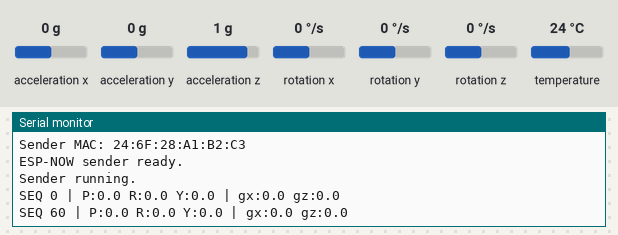
A sketch run on a simulated ESP32. Parts: the last lines printed to the serial monitor. The test bench sets the inputs (shaded band); at power-on: acceleration x 0 g, acceleration y 0 g, acceleration z 1 g, rotation x 0 °/s, rotation y 0 °/s, rotation z 0 °/s, temperature 24 °C.

Above: at 4.5 s.
4.6 s: acceleration x set to -1.4 g
At 5.9 s:
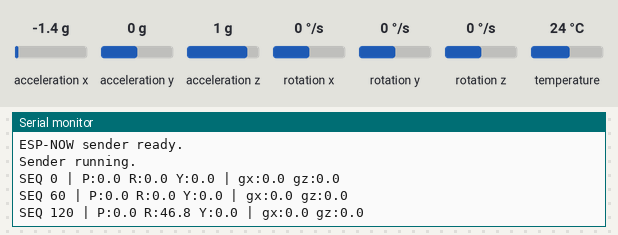
6.1 s: acceleration y set to -1.4 g
At 7.3 s:
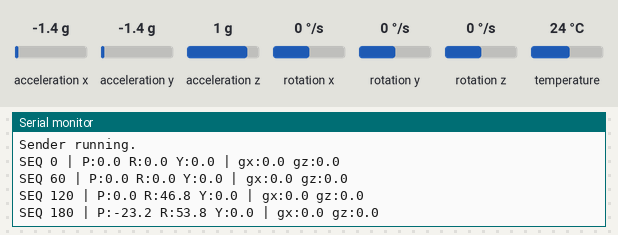
7.6 s: acceleration z set to -1.4 g
At 7.6 s:
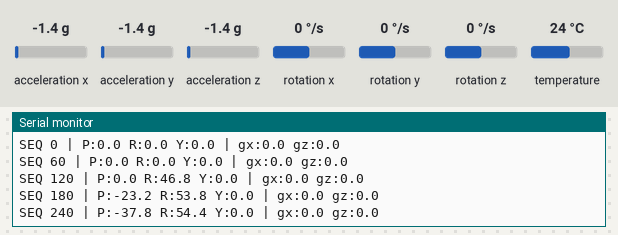
9.1 s: rotation x set to -192 °/s
At 10.4 s:
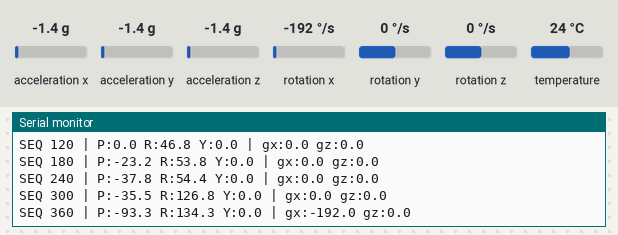
10.6 s: rotation y set to -192 °/s
At 11.5 s:
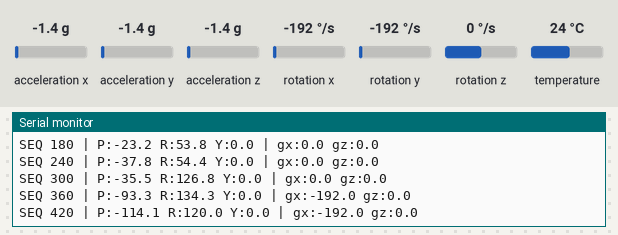
Timing chart, 0 to 13.1 s (numbered marks = the images above; inputs shaded):
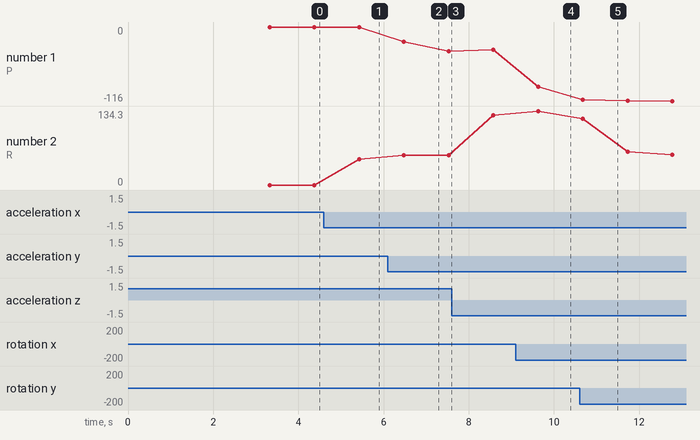

Measured:
- after the input at 4.6 s, the serial monitor: prints a new line after 0.82 s (image 1)
- after the input at 6.1 s, the serial monitor: prints a new line after 0.38 s (image 2)
- after the input at 9.1 s, the serial monitor: prints a new line after 0.53 s (image 4)
- after the input at 10.6 s, the serial monitor: prints a new line after 0.08 s (image 5)
- plotted number 1: 0 → -37.8 after the input at 6.1 s, -37.8 → -35.5 after the input at 7.6 s, -35.5 → -93.3 after the input at 9.1 s
- plotted number 2: 0 → 46.8 after the input at 4.6 s, 54.4 → 126.8 after the input at 7.6 s, 134.3 → 54.7 after the input at 10.6 s

The sketch:

sender_esp.ino
```cpp
/*
  AR_Glove_Zeno - Sender ESP32

  Hardware:
  - ESP32
  - MPU6050 on the glove/index finger

  Function:
  - Reads MPU6050 motion data
  - Estimates pitch / roll / yaw-ish orientation
  - Sends MotionPacket over ESP-NOW at ~60 Hz

  Target:
  - ESP32 Arduino Core 3.3.8
*/

#include <WiFi.h>
#include <esp_wifi.h>
#include <esp_now.h>
#include <Wire.h>
#include <Adafruit_MPU6050.h>
#include <Adafruit_Sensor.h>
#include <math.h>

// =============================
// I2C pins for MPU6050
// =============================
#define I2C_SDA 21
#define I2C_SCL 22

// =============================
// ESP-NOW settings
// =============================
#define ESPNOW_CHANNEL 1

// Broadcast address: receiver does not need to be hardcoded.
uint8_t broadcastAddress[] = {0xFF, 0xFF, 0xFF, 0xFF, 0xFF, 0xFF};

// =============================
// Send rate
// =============================
const unsigned long SEND_INTERVAL_US = 1000000UL / 60; // ~60 Hz

// =============================
// MPU6050
// =============================
Adafruit_MPU6050 mpu;

// =============================
// Packet format
// Must match receiver exactly
// =============================
typedef struct MotionPacket {
  uint32_t seq;
  uint32_t timestamp_ms;

  float ax;
  float ay;
  float az;

  float gx;
  float gy;
  float gz;

  float pitch;
  float roll;
  float yaw;
} MotionPacket;

MotionPacket packet;

// =============================
// State
// =============================
uint32_t seqCounter = 0;

unsigned long lastSendUs = 0;
unsigned long lastFilterUs = 0;

float pitch = 0.0f;
float roll  = 0.0f;
float yaw   = 0.0f;

// Gyro bias in deg/s
float gyroBiasX = 0.0f;
float gyroBiasY = 0.0f;
float gyroBiasZ = 0.0f;

// =============================
// ESP-NOW send callback
// ESP32 Arduino Core 3.3.x style
// =============================
void onDataSent(const wifi_tx_info_t *tx_info, esp_now_send_status_t status) {
  // Keep this empty. It runs from the Wi-Fi task.
}

// =============================
// Helpers
// =============================
float radToDeg(float rad) {
  return rad * 57.2957795f;
}

void calibrateGyro() {
  Serial.println("Calibrating gyro. Hold glove still...");

  const int samples = 250;
  float sumX = 0.0f;
  float sumY = 0.0f;
  float sumZ = 0.0f;

  for (int i = 0; i < samples; i++) {
    sensors_event_t a, g, temp;
    mpu.getEvent(&a, &g, &temp);

    sumX += radToDeg(g.gyro.x);
    sumY += radToDeg(g.gyro.y);
    sumZ += radToDeg(g.gyro.z);

    delay(5);
  }

  gyroBiasX = sumX / samples;
  gyroBiasY = sumY / samples;
  gyroBiasZ = sumZ / samples;

  Serial.print("Gyro bias X: ");
  Serial.print(gyroBiasX, 3);
  Serial.print(" Y: ");
  Serial.print(gyroBiasY, 3);
  Serial.print(" Z: ");
  Serial.println(gyroBiasZ, 3);

  // Initialize pitch/roll from accelerometer.
  sensors_event_t a, g, temp;
  mpu.getEvent(&a, &g, &temp);

  pitch = atan2(a.acceleration.y, sqrt(
                  a.acceleration.x * a.acceleration.x +
                  a.acceleration.z * a.acceleration.z
                )) * 57.2958f;

  roll = atan2(-a.acceleration.x, a.acceleration.z) * 57.2958f;

  yaw = 0.0f;
}

void updateOrientation(float ax, float ay, float az, float gxDeg, float gyDeg, float gzDeg, float dt) {
  // Accelerometer tilt estimate
  float accelPitch = atan2(ay, sqrt(ax * ax + az * az)) * 57.2958f;
  float accelRoll  = atan2(-ax, az) * 57.2958f;

  // Gyro integration
  pitch += gxDeg * dt;
  roll  += gyDeg * dt;
  yaw   += gzDeg * dt; // MPU6050 yaw drifts. This is only yaw-ish.

  // Complementary filter for pitch/roll
  const float alpha = 0.96f;
  pitch = alpha * pitch + (1.0f - alpha) * accelPitch;
  roll  = alpha * roll  + (1.0f - alpha) * accelRoll;
}

// =============================
// Setup MPU
// =============================
bool setupMPU() {
  Wire.begin(I2C_SDA, I2C_SCL);
  Wire.setClock(400000);

  if (!mpu.begin(0x68, &Wire)) {
    Serial.println("MPU6050 not found at 0x68.");
    return false;
  }

  Serial.println("MPU6050 found.");

  mpu.setAccelerometerRange(MPU6050_RANGE_8_G);
  mpu.setGyroRange(MPU6050_RANGE_500_DEG);
  mpu.setFilterBandwidth(MPU6050_BAND_21_HZ);

  delay(500);
  calibrateGyro();

  return true;
}

// =============================
// Setup ESP-NOW
// =============================
bool setupEspNow() {
  WiFi.mode(WIFI_STA);
  WiFi.disconnect(false, false);
  WiFi.setSleep(false);

  esp_wifi_set_ps(WIFI_PS_NONE);
  esp_wifi_set_channel(ESPNOW_CHANNEL, WIFI_SECOND_CHAN_NONE);

  Serial.print("Sender MAC: ");
  Serial.println(WiFi.macAddress());

  if (esp_now_init() != ESP_OK) {
    Serial.println("ESP-NOW init failed.");
    return false;
  }

  esp_now_register_send_cb(onDataSent);

  esp_now_peer_info_t peerInfo = {};
  memcpy(peerInfo.peer_addr, broadcastAddress, 6);
  peerInfo.channel = ESPNOW_CHANNEL;
  peerInfo.encrypt = false;

  if (esp_now_add_peer(&peerInfo) != ESP_OK) {
    Serial.println("Failed to add broadcast peer.");
    return false;
  }

  Serial.println("ESP-NOW sender ready.");
  return true;
}

// =============================
// Arduino setup
// =============================
void setup() {
  Serial.begin(115200);
  delay(1000);

  Serial.println();
  Serial.println("=== AR_Glove_Zeno Sender ESP32 ===");

  if (!setupMPU()) {
    Serial.println("MPU setup failed. Stopped.");
    while (true) delay(1000);
  }

  if (!setupEspNow()) {
    Serial.println("ESP-NOW setup failed. Stopped.");
    while (true) delay(1000);
  }

  lastSendUs = micros();
  lastFilterUs = micros();

  Serial.println("Sender running.");
}

// =============================
// Arduino loop
// =============================
void loop() {
  unsigned long nowUs = micros();

  if (nowUs - lastSendUs < SEND_INTERVAL_US) {
    return;
  }

  lastSendUs = nowUs;

  sensors_event_t a, g, temp;
  mpu.getEvent(&a, &g, &temp);

  unsigned long filterNowUs = micros();
  float dt = (filterNowUs - lastFilterUs) / 1000000.0f;
  lastFilterUs = filterNowUs;

  if (dt <= 0.0f || dt > 0.2f) {
    dt = 1.0f / 60.0f;
  }

  // Adafruit gyro is rad/s. Convert to deg/s and remove bias.
  float gxDeg = radToDeg(g.gyro.x) - gyroBiasX;
  float gyDeg = radToDeg(g.gyro.y) - gyroBiasY;
  float gzDeg = radToDeg(g.gyro.z) - gyroBiasZ;

  updateOrientation(
    a.acceleration.x,
    a.acceleration.y,
    a.acceleration.z,
    gxDeg,
    gyDeg,
    gzDeg,
    dt
  );

  packet.seq = seqCounter++;
  packet.timestamp_ms = millis();

  packet.ax = a.acceleration.x;
  packet.ay = a.acceleration.y;
  packet.az = a.acceleration.z;

  packet.gx = gxDeg;
  packet.gy = gyDeg;
  packet.gz = gzDeg;

  packet.pitch = pitch;
  packet.roll = roll;
  packet.yaw = yaw;

  esp_err_t result = esp_now_send(broadcastAddress, (uint8_t *)&packet, sizeof(packet));

  if (result != ESP_OK) {
    Serial.print("ESP-NOW send error: ");
    Serial.println(result);
  }

  if (packet.seq % 60 == 0) {
    Serial.print("SEQ ");
    Serial.print(packet.seq);
    Serial.print(" | P:");
    Serial.print(packet.pitch, 1);
    Serial.print(" R:");
    Serial.print(packet.roll, 1);
    Serial.print(" Y:");
    Serial.print(packet.yaw, 1);
    Serial.print(" | gx:");
    Serial.print(packet.gx, 1);
    Serial.print(" gz:");
    Serial.println(packet.gz, 1);
  }
}
```
